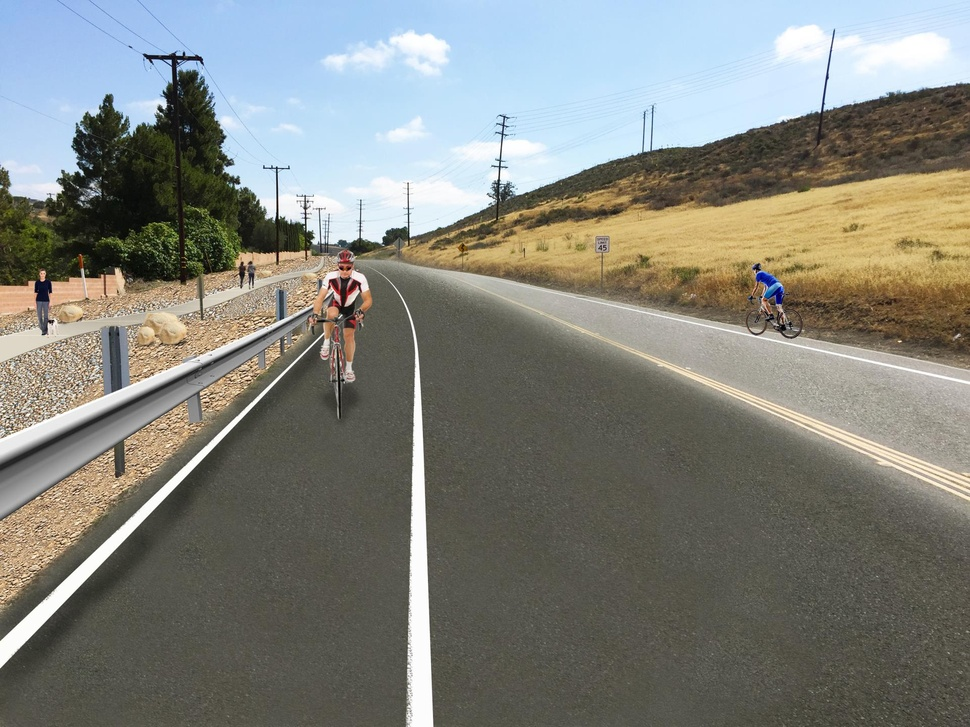
#> input picture OpenCV/test_images/ShowImage.jpeg, 970 x 727 px, shrunk from 1920 x 1440 before the run; its folder holds only this picture in this run
$ python vertical_lines.py
#> lines starting #> are read from the running program, lines starting #| are printed output that depends on the picture; after the words box and inside, x2 and y2 are one past the last pixel; in counts of white or black regions, pixels touching at a corner belong together
#> in loop, image is the input picture: shape (727, 970, 3); mean R, G, B 129.8, 131.2, 124.2
import matplotlib.pyplot as plt
import matplotlib.image as mpimg
import numpy as np
import cv2
import math
import os
import shutil
import struct
# import smbus
# import picamera
import time

# [37 lines left out: functions getFloatData, getByteData, putByteList, not called in this run]

#
# crazy conversion of groups of 4 bytes in an array into a float
# simple code assumes floats are at beginning of the array
# "index" = float index, starting at 0
#
def bytes_2_float(data, index):
    bytes = data[4*index:(index+1)*4]
    return struct.unpack('f', "".join(map(chr, bytes)))[0]

##########
# main part of script starts here
##########

#
# smbus implements i2c on the RPi
# #
# bus = smbus.SMBus(1)

# #
# # this is the Slave address of the Arduino
# #
# address = 0x04

#
# initialize dummy value of output from Pi (bytes only)
#
##byteListDummyFromPi = [150, 220]

#
# initialize dummy values of inputs to Pi
#
# dummyToPiFloats = [-3.1416, 6.2832]
# dummyToPiBytes = [2047, 50, 50]

#
# now loop thru reading from and writing to Arduino
#

####IMAGE PROCESSING#######


def grayscale(img):

    return cv2.cvtColor(img, cv2.COLOR_RGB2GRAY)
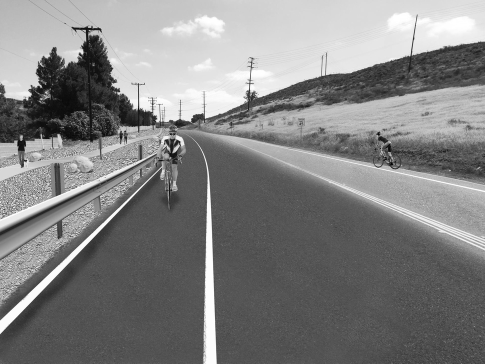
#> returned value: shape (727, 970) (shown at 1/2 size); min 0, max 255, mean 130


def canny(img, low_threshold, high_threshold):

    return cv2.Canny(img, low_threshold, high_threshold)

def gaussian_blur(img, kernel_size):

    return cv2.GaussianBlur(img, (kernel_size, kernel_size), 0)

def region_of_interest(img, vertices):

    mask = np.zeros_like(img)

    #defining a 3 channel or 1 channel color to fill the mask with depending on the input image
    if len(img.shape) > 2:
        channel_count = img.shape[2]  # i.e. 3 or 4 depending on your image
        ignore_mask_color = (255,) * channel_count
    else:
        ignore_mask_color = 255

    #filling pixels inside the polygon defined by "vertices" with the fill color
    cv2.fillPoly(mask, vertices, ignore_mask_color)

    #returning the image only where mask pixels are nonzero
    masked_image = cv2.bitwise_and(img, mask)
    return masked_image


def draw_lines(img, lines, color=[255, 0, 0], thickness=2):

    gradient = 0

    for line in lines:
        for x1,y1,x2,y2 in line:
            cv2.line(img, (x1, y1), (x2, y2), color, thickness)

            print(x1, y1, x2, y2)


def hough_lines(img, rho, theta, threshold, min_line_len, max_line_gap):

    lines = cv2.HoughLinesP(img, rho, theta, threshold, np.array([]), minLineLength=min_line_len, maxLineGap=max_line_gap)
    line_img = np.zeros((img.shape[0], img.shape[1], 3), dtype=np.uint8)
    draw_lines(line_img, lines)
    return line_img

def process_frame(image):
    global first_frame

    gray_image = grayscale(image)
    img_hsv = cv2.cvtColor(image, cv2.COLOR_RGB2HSV)
#> img_hsv: shape (727, 970, 3); mean H, S, V 43.5, 51.1, 141.8

    lower_yellow = np.array([31, 110, 153], dtype = "uint8")
    upper_yellow = np.array([32, 110, 154], dtype="uint8")

    mask_yellow = cv2.inRange(img_hsv, lower_yellow, upper_yellow)
#> mask_yellow: shape (727, 970); every value is 0
    mask_white = cv2.inRange(gray_image, 200, 255)
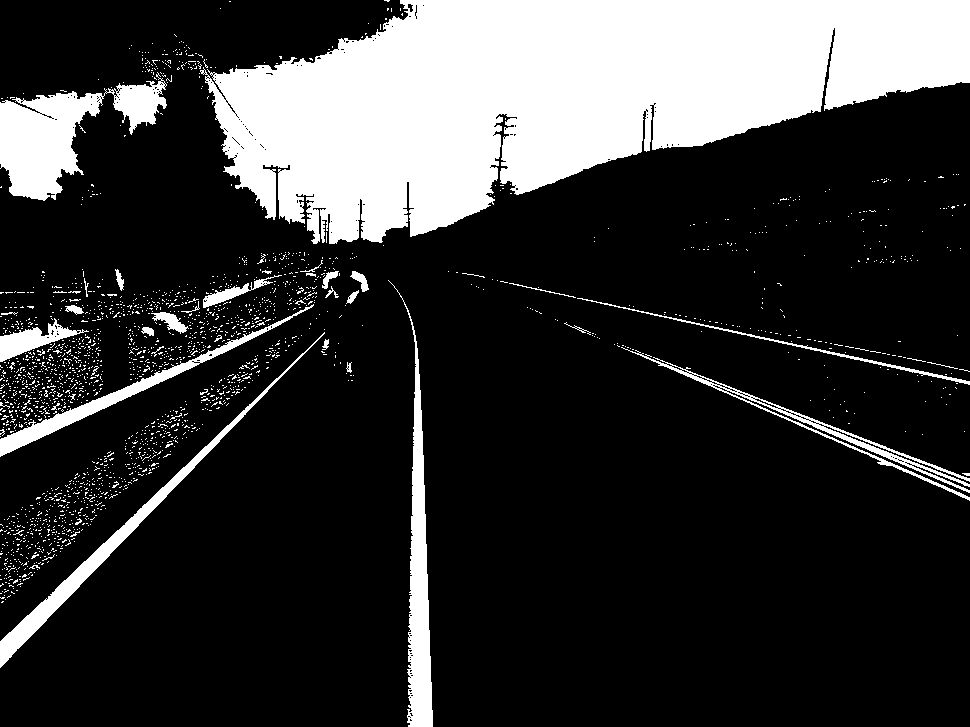
#> mask_white: shape (727, 970); 21.1% white; 2124 white regions (2084 under 20 px), largest, box (x1, y1, x2, y2) and area: (200, 0, 970, 244) 113493, (0, 72, 167, 201) 9025, (388, 280, 433, 727) 5679
    mask_yw = cv2.bitwise_or(mask_white, mask_yellow)
    mask_yw_image = cv2.bitwise_and(gray_image, mask_yw)

    kernel_size = 5
    gauss_gray = gaussian_blur(mask_yw_image,kernel_size)

    #same as quiz values
    low_threshold = 50
    high_threshold = 150
    canny_edges = canny(gauss_gray,low_threshold,high_threshold)

    imshape = image.shape
    lower_left = [imshape[1]/9,imshape[0]]
    lower_right = [imshape[1]-imshape[1]/9,imshape[0]]
    top_left = [imshape[1]/2-imshape[1]/8,imshape[0]/2+imshape[0]/10]
    top_right = [imshape[1]/2+imshape[1]/8,imshape[0]/2+imshape[0]/10]
    vertices = [np.array([lower_left,top_left,top_right,lower_right],dtype=np.int32)]
    roi_image = region_of_interest(canny_edges, vertices)
#> in region_of_interest, `cv2.fillPoly(mask, vertices, ignore_mask_color)`:
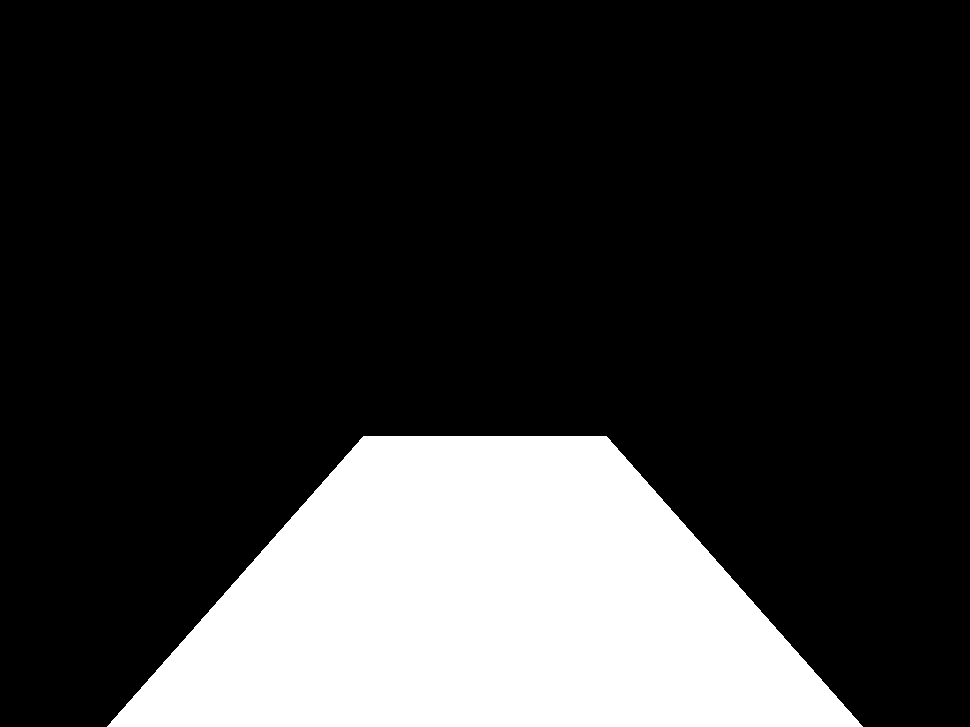
#> mask: shape (727, 970); 20.6% white; 1 white region, box (x1, y1, x2, y2) and area: (107, 436, 863, 727) 145500
#> in region_of_interest, `masked_image = cv2.bitwise_and(img, mask)`:
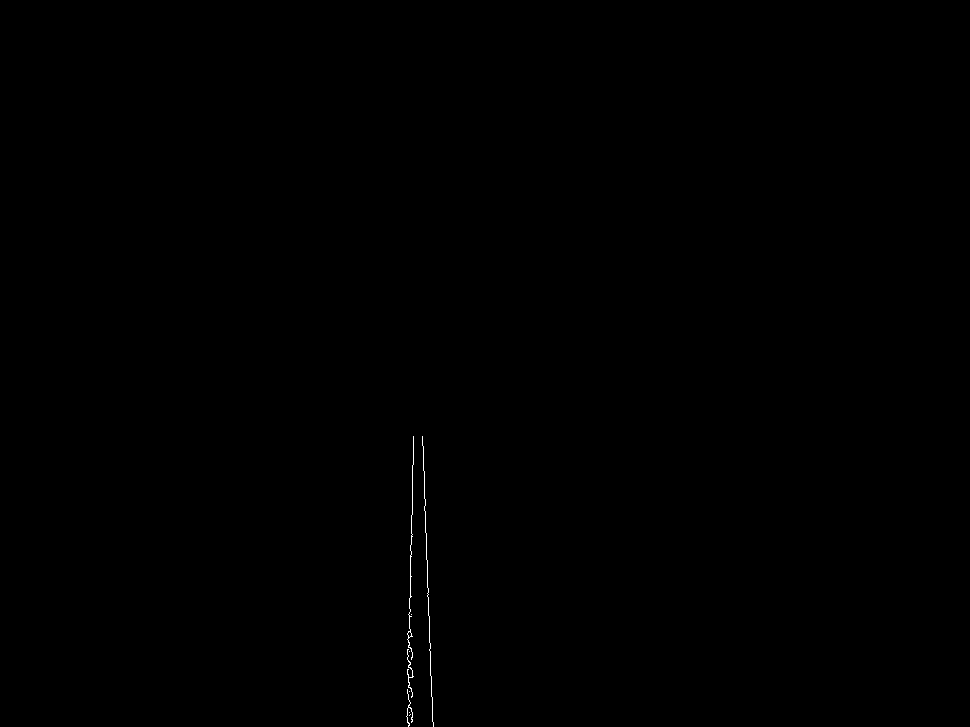
#> masked_image: shape (727, 970); 0.1% white in thin lines or dots, all inside (x1, y1, x2, y2) = (406, 436, 434, 727)

    #rho and theta are the distance and angular resolution of the grid in Hough space
    #same values as quiz
    rho = 2
    theta = np.pi/180
    #threshold is minimum number of intersections in a grid for candidate line to go to output
    threshold = 140
    min_line_len = 50
    max_line_gap = 200

    line_image = hough_lines(canny_edges, rho, theta, threshold, min_line_len, max_line_gap)
#> in hough_lines, `lines = cv2.HoughLinesP(img, rho, theta, threshold, np.array([]), minL..`: lines = 99 rows, first 6: [0, 667, 516, 133], [312, 241, 968, 380], [35, 99, 956, 490], [39, 98, 968, 492], [10, 632, 502, 157], [3, 392, 829, 75]
#> the loop in draw_lines, `for line in lines:` made 99 passes
#> (printed output is left out)
#> after the loop in draw_lines, `for line in lines:`:
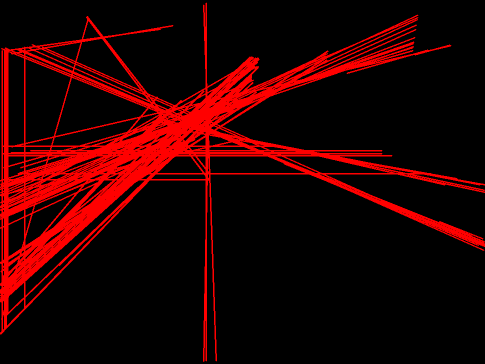
#> img: shape (727, 970, 3) (shown at 1/2 size); mean of channels 0, 1, 2 39.3, 0, 0; drawn as R, G, B

    return line_image


def loop():

    # [5 lines of commented-out code are left out]

    for source_img in os.listdir("test_images/"):

        image = mpimg.imread("test_images/"+ source_img)
        processed = process_frame(image)
        mpimg.imsave("processed/annotated_ " +str(time.time())+source_img, processed)
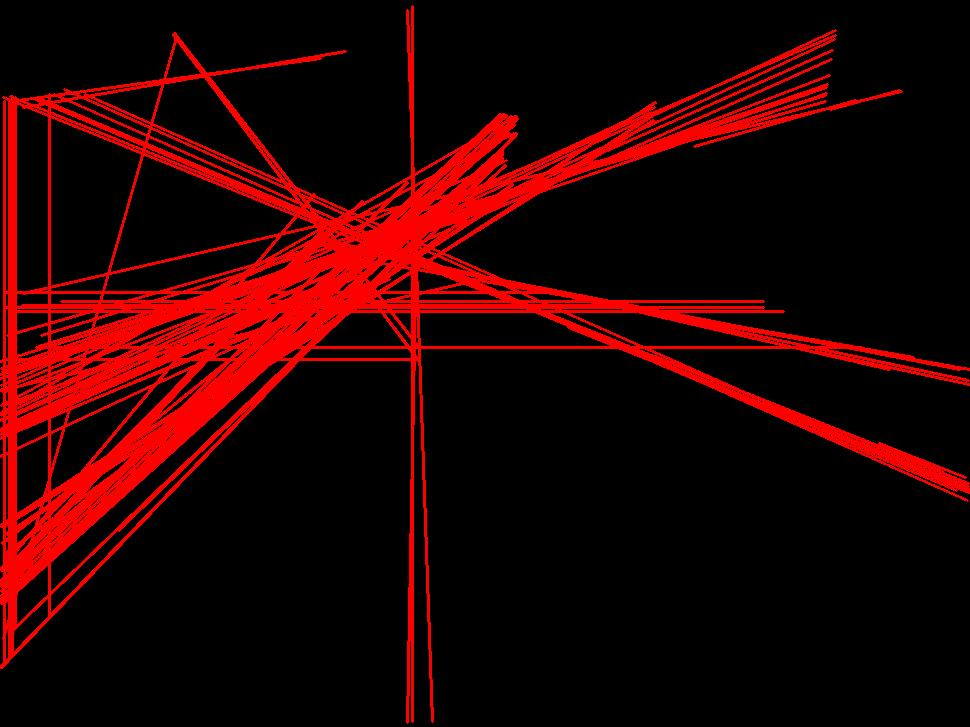
#> saved as annotated_ 1795186772.1552427ShowImage.jpeg: shape (727, 970, 3); mean R, G, B 39, 2, 2.1

loop()

$ run again, on OpenCV/test_images/tennis2.jpg
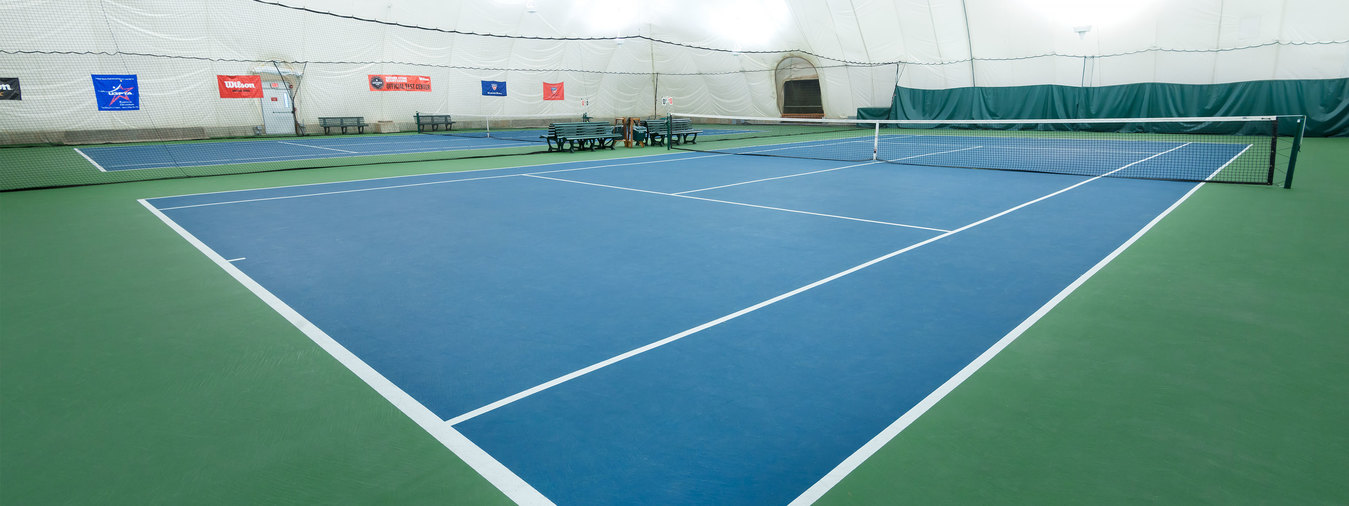
#> input picture OpenCV/test_images/tennis2.jpg, 1349 x 506 px
#> in loop, image is the input picture: shape (506, 1349, 3); mean R, G, B 106.6, 150, 152
#> img_hsv: shape (506, 1349, 3); mean H, S, V 85.2, 99.4, 164
#> mask_yellow: shape (506, 1349); every value is 0
#> in process_frame, `mask_white = cv2.inRange(gray_image, 200, 255)`:
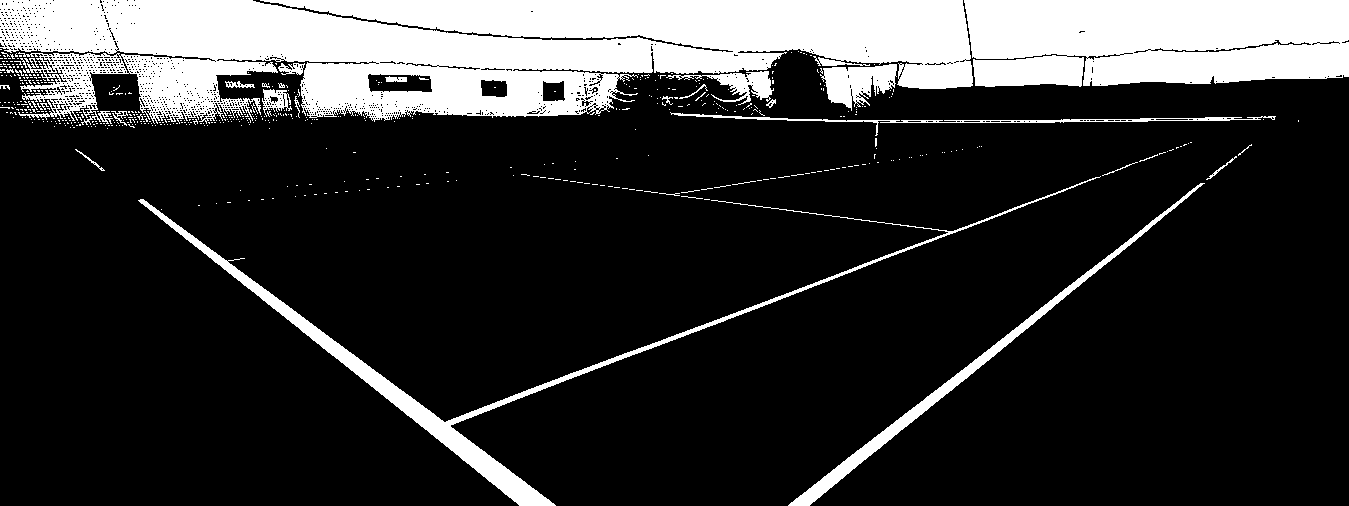
#> mask_white: shape (506, 1349); 19.8% white; 570 white regions (540 under 20 px), largest, box (x1, y1, x2, y2) and area: (0, 0, 973, 125) 82534, (964, 0, 1349, 87) 30797, (138, 176, 1101, 506) 9709
#> mask: shape (506, 1349); 20.7% white; 1 white region, box (x1, y1, x2, y2) and area: (150, 303, 1199, 506) 141035
#> masked_image: shape (506, 1349); 0.27% white in thin lines or dots, all inside (x1, y1, x2, y2) = (366, 303, 971, 506)
#> lines = 79 rows, first 6: [5, 112, 1342, 42], [429, 433, 1255, 116], [5, 111, 1347, 40], [15, 115, 857, 115], [788, 504, 1337, 75], [29, 119, 413, 119]
#> the loop in draw_lines, `for line in lines:` made 79 passes
#> (printed output is left out)
#> in loop, `mpimg.imsave("processed/annotated_ " +str(time.time())+source_img, pro..`:
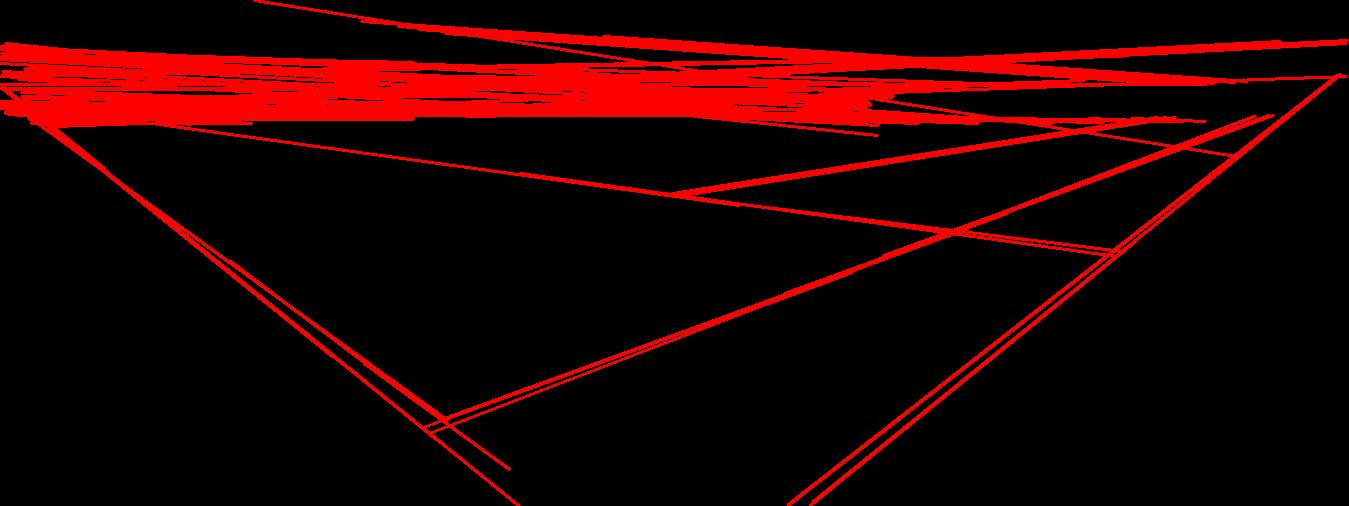
#> saved as annotated_ 1795186773.6940153tennis2.jpg: shape (506, 1349, 3); mean R, G, B 34.1, 1.4, 1.5

$ run again, on OpenCV/test_images/blackRoad.jpg
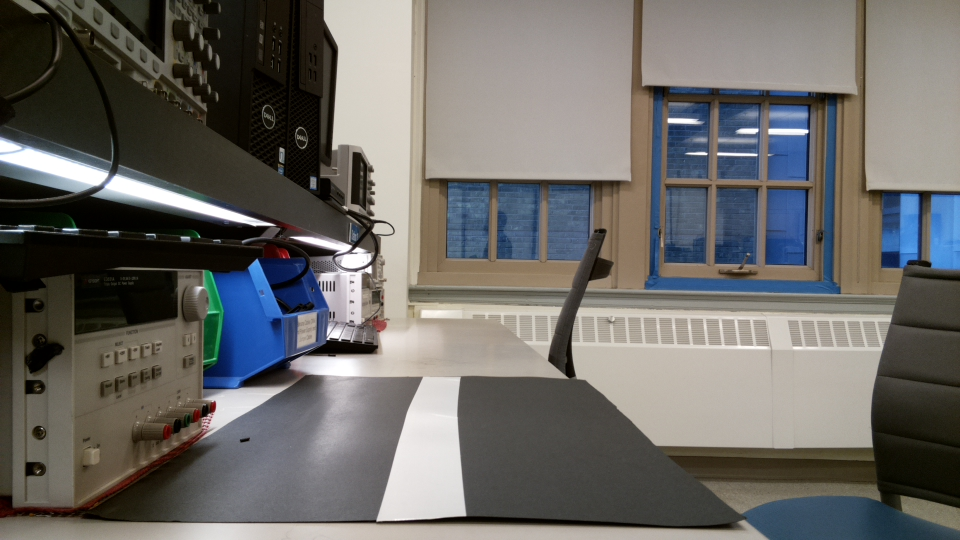
#> input picture OpenCV/test_images/blackRoad.jpg, 960 x 540 px
#> in loop, image is the input picture: shape (540, 960, 3); mean R, G, B 107.4, 105.6, 102.3
#> img_hsv: shape (540, 960, 3); mean H, S, V 38, 72.2, 115.7
#> mask_yellow: shape (540, 960); every value is 0
#> in process_frame, `mask_white = cv2.inRange(gray_image, 200, 255)`:
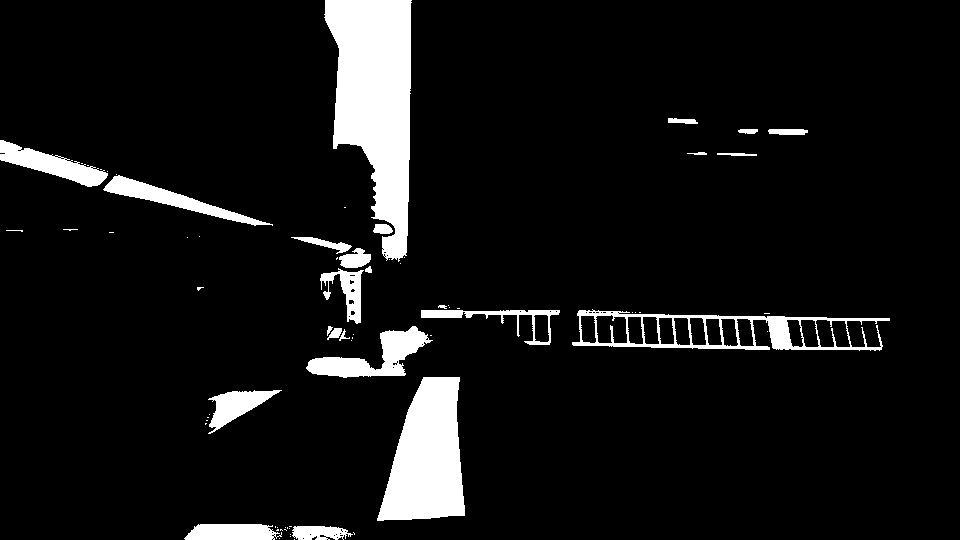
#> mask_white: shape (540, 960); 7.9% white; 70 white regions (46 under 20 px), largest, box (x1, y1, x2, y2) and area: (324, 0, 412, 262) 14743, (377, 377, 465, 521) 8795, (572, 309, 890, 351) 3737
#> mask: shape (540, 960); 20.6% white; 1 white region, box (x1, y1, x2, y2) and area: (107, 324, 853, 540) 106634
#> masked_image: shape (540, 960); 0.29% white in thin lines or dots, all inside (x1, y1, x2, y2) = (184, 324, 627, 540)
#> lines = 14 rows, first 6: [346, 308, 887, 317], [346, 313, 877, 322], [0, 140, 682, 348], [6, 161, 370, 258], [327, 337, 882, 347], [350, 341, 873, 350]
#> the loop in draw_lines, `for line in lines:` made 14 passes
#> (printed output is left out)
#> in loop, `mpimg.imsave("processed/annotated_ " +str(time.time())+source_img, pro..`:
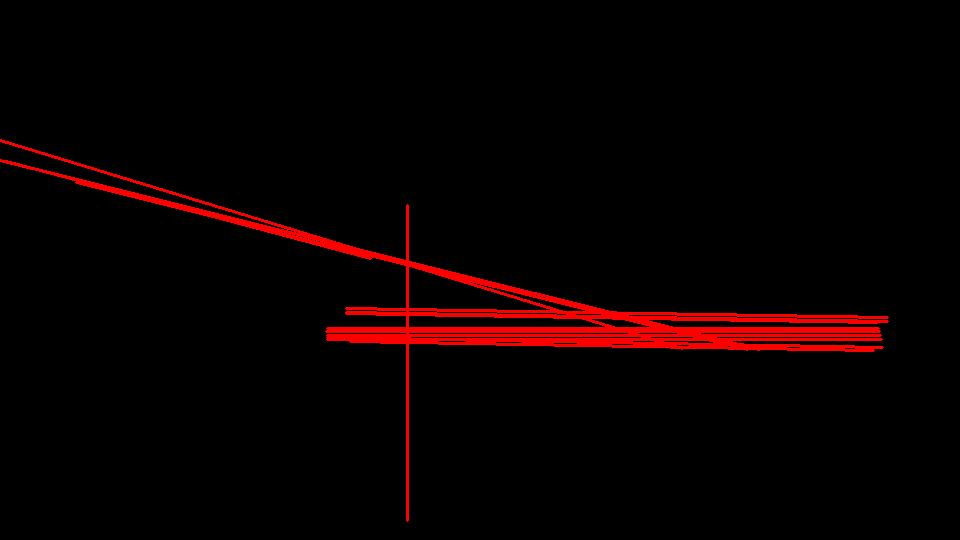
#> saved as annotated_ 1795186774.2328978blackRoad.jpg: shape (540, 960, 3); mean R, G, B 9.6, 0.6, 0.6
